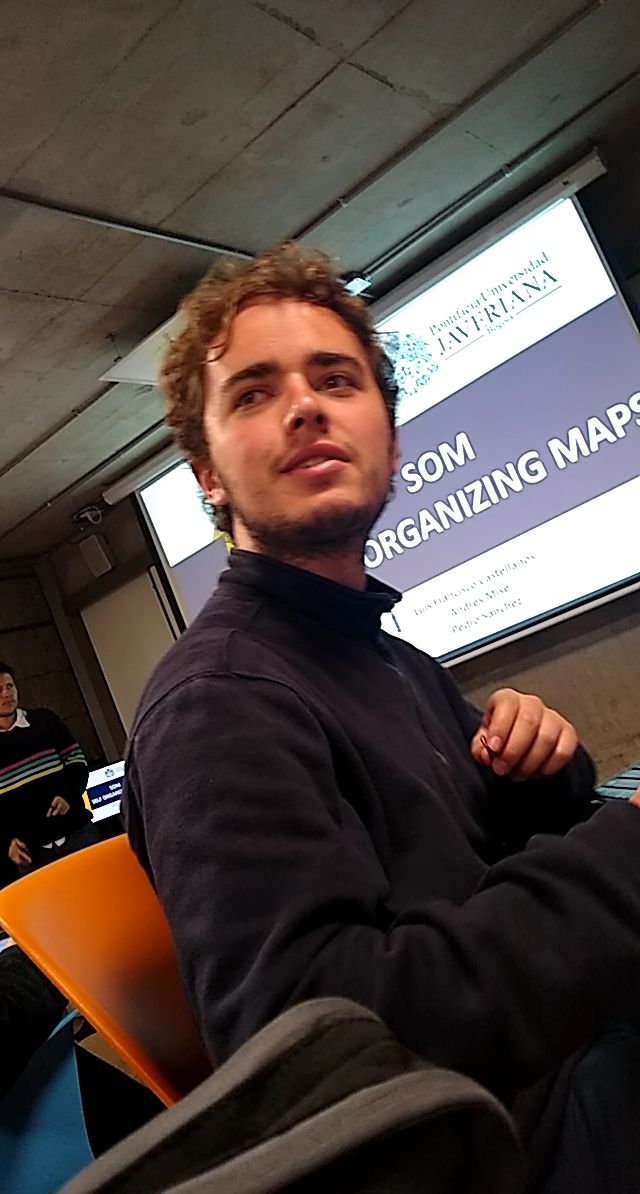
//> input picture metodos/imag/imgyo.jpg, 640 x 1194 px
$ ./otsu ../imag/imgyo.jpg   (built with g++ and OpenCV 4)
//> lines starting //> are read from the running program, lines starting //| are printed output that depends on the picture; after the words box and inside, x2 and y2 are one past the last pixel; in counts of white or black regions, pixels touching at a corner belong together
#include "opencv2/imgproc.hpp"
#include "opencv2/imgcodecs.hpp"
#include "opencv2/highgui.hpp"

#include <math.h>
#include <iostream>

using namespace cv;
using namespace std;

// encuentra la varianza para un color y su peso respectivo
void var(int color[] ,int total,int liminf, int limsup,float & varianza, float & peso)
{
    float promedio = 0;
    int tlocal     = 0;

    varianza = 0 ;
    peso     = 0;

    for ( int a = liminf ; a < limsup ; a ++)
    {
        peso     += color[a];
        promedio += a*color[a];
        tlocal   += color[a];
    }
    peso     /= total;
    promedio /= tlocal;
    for ( int a = liminf ; a < limsup ; a ++)
    {
        varianza += pow((a-promedio), 2 ) + color[a];
    }

    if (tlocal != 0)
    {
        varianza /= tlocal;
    }
    else
    {
        varianza  = 0;
    }
}

// encuentra el umbral optimo, a traves del metodo de otsu
float encontrarUmbral(int color[])
{
    int totalcolor = 0;

    for ( int i  = 0 ; i <= 255 ; i++)
    {
        totalcolor += color[i];
    }
    cout<<totalcolor<<endl;

    float vA  = 0;
    float cvA = 0;

    float pA  = 0;
    float cpA = 0;

    float minv   = 0 ;
    float varmin = 0 ;

    float actv   = 0 ;
    float varact = 0 ;

    for ( int corte  = 1 ; corte <= 255 ; corte++)
    {

        var(color,totalcolor, 0, corte, vA, pA);

        var(color,totalcolor, corte+1, 256,cvA,cpA);


        actv   = corte;
        varact = pA*vA + cpA*cvA;

        if ( corte == 1 )
        {
            minv   = actv;
            varmin = varact;
        }
        else if ( varact < varmin)
        {
            minv   = actv;
            varmin = varact;
        }
    }
    cout<<"umbral optimo en : "<<minv<<" con "<<varmin<<endl;

    return minv;
}

void otsu(Mat &src, Mat &AZ, Mat &VE, Mat &RO)
{
    // vectores de aparicion de intensidades
    int verde[256] = {0};
    int rojo [256] = {0};
    int azul [256] = {0};

    MatIterator_< Vec3b > it, end;
    it  = src.begin< Vec3b >( );
    end = src.end< Vec3b >( );

    for(  ; it != end; ++it) // contar aparicion de cada tonalidad
    {
        azul [(*it)[0]] += 1;
        verde[(*it)[1]] += 1;
        rojo [(*it)[2]] += 1;
    }

    //for (int a = 0 ; a < 256 ; a ++)
    //    cout<<azul[a]<<"   "<<rojo[a]<<"   "<<verde[a]<<endl;

    // se encuentran los umbrales

    float umbAzul  = encontrarUmbral(azul);

    float umbVerde = encontrarUmbral(verde);

    float umbRojo  = encontrarUmbral(rojo);


    // [8 lines of commented-out code are left out]
    it = src.begin< Vec3b >( );
    end = src.end< Vec3b >( );

    MatIterator_< Vec3b > az, ro ,ve, eaz, ero , eve ;

    az = AZ.begin< Vec3b >();
    ro = RO.begin< Vec3b >();
    ve = VE.begin< Vec3b >();

    eaz = AZ.end< Vec3b >();
    ero = RO.end< Vec3b >();
    eve = VE.end< Vec3b >();

    // se recorre la imagen original y en caso de una intensidad ser menor al umbral especifico, se guarda 0, de lo contrario 255
    for(  ; it != end, az != eaz, ro != ero, ve != eve; ++it, ++az, ++ro, ++ve)
    {
        if ( (*it)[0] > umbAzul  ) { (*az)[0] = 255; (*it)[0] = 255 ; } // azul
        else                       { (*az)[0] = 0;   (*it)[0] = 0   ; }

        if ( (*it)[1] > umbRojo  ) { (*ve)[1] = 255; (*it)[0] = 255 ; } // verde
        else                       { (*ve)[1] = 0;   (*it)[0] = 0   ; }

        if ( (*it)[2] > umbVerde ) { (*ro)[2] = 255; (*it)[0] = 255 ; } // rojo
        else                       { (*ro)[2] = 0;   (*it)[0] = 0   ; }
    }

}

int main ( int argc, char** argv )
{
    //const char* imageName = argc >=2 ? argv[1]: "../512x512-Gaussian-Noise.jpg"; // quiero aprender a usar esto
    const char* imageName = argv[1];
    // se carga la imagen
    Mat src = imread( imageName, IMREAD_COLOR ); // Load an image
//> src is the input picture: 1194 rows x 640 cols, CV_8UC3; mean B, G, R 64.8, 69.8, 81.8

    if( src.empty() )
    {
        printf(" Error opening image\n");
        printf(" Program Arguments: [image_name -- default ../512x512-Gaussian-Noise.jpg] \n");
        return -1;
    }

    Mat matGris;
    cvtColor( src, matGris, COLOR_RGB2GRAY);
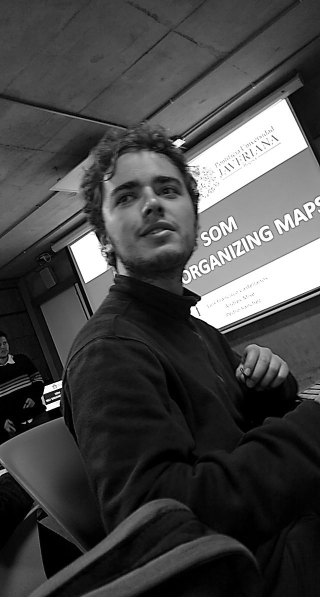
//> matGris: 1194 rows x 640 cols, CV_8UC1 (shown at 1/2 size); min 0, max 255, mean 69.7

    string metodo;
    std::stringstream ss( argv[ 1 ] );
    std::string basename;
    getline( ss, basename, '.' );

    // se les da el mismo tamaño que la imagen original
    Mat AZ(src.rows, src.cols, CV_8UC3, Scalar( 0 , 0 , 0 ));
    Mat RO(src.rows, src.cols, CV_8UC3, Scalar( 0 , 0 , 0 ));
    Mat VE(src.rows, src.cols, CV_8UC3, Scalar( 0 , 0 , 0 ));

    // [7 lines of commented-out code are left out]


    otsu(matGris,AZ,VE,RO);
//> after the loop in otsu, `for(  ; it != end; ++it)`: azul = 256 values, max 29879 at index 255, min 57 at index 215, mean 2985; verde has the same summary as azul; rojo has the same summary as azul
//> the loop in encontrarUmbral, `for ( int i  = 0 ; i <= 255 ; i++)` made 256 passes
//> totalcolor on passes 1 to 3: 19001, 33679, 41976
//> after the loop in encontrarUmbral, `for ( int i  = 0 ; i <= 255 ; i++)`: totalcolor = 764160
//| 764160
//> the loop in encontrarUmbral, `for ( int corte  = 1 ; corte <= 255 ; corte++)` made 255 passes
//> (peso in var, vA, pA, peso in var (second call), cvA, cpA, varact, varmin) on passes 1 to 8: (0.0249, 1, 0.0249, 0.956, 3.94, 0.956, 3.79, 3.79), (0.0441, 1, 0.0441, 0.945, 3.94, 0.945, 3.77, 3.77), (0.0549, 1, 0.0549, 0.935, 3.93, 0.935, 3.73, 3.73), (0.0648, 1, 0.0648, 0.926, 3.93, 0.926, 3.7, 3.7), (0.0738, 1, 0.0738, 0.918, 3.92, 0.918, 3.67, 3.67), (0.0825, 1, 0.0825, 0.908, 3.92, 0.908, 3.64, 3.64), (0.0919, 1, 0.0919, 0.898, 3.91, 0.898, 3.6, 3.6), (0.102, 1, 0.102, 0.886, 3.91, 0.886, 3.57, 3.57)
//> after the loop in encontrarUmbral, `for ( int corte  = 1 ; corte <= 255 ; corte++)`: minv = 115; varmin = 1.5
//| umbral optimo en : 115 con 1.4963
//> in otsu, `float umbAzul  = encontrarUmbral(azul);`: umbAzul = 115
//> the loop in encontrarUmbral (call 2), `for ( int i  = 0 ; i <= 255 ; i++)` made 256 passes
//> totalcolor on passes 1 to 3: 19002, 33680, 41977
//| 764160
//> the loop in encontrarUmbral (call 2), `for ( int corte  = 1 ; corte <= 255 ; corte++)` made 255 passes
//> (peso in var, pA, peso in var (second call), cvA, cpA, varact, varmin) on passes 1 to 8: (0.0249, 0.0249, 0.956, 3.94, 0.956, 3.79, 3.79), (0.0441, 0.0441, 0.945, 3.94, 0.945, 3.77, 3.77), (0.0549, 0.0549, 0.935, 3.93, 0.935, 3.73, 3.73), (0.0648, 0.0648, 0.926, 3.93, 0.926, 3.7, 3.7), (0.0738, 0.0738, 0.918, 3.92, 0.918, 3.67, 3.67), (0.0825, 0.0825, 0.908, 3.92, 0.908, 3.64, 3.64), (0.0919, 0.0919, 0.898, 3.91, 0.898, 3.6, 3.6), (0.102, 0.102, 0.886, 3.91, 0.886, 3.57, 3.57)
//| umbral optimo en : 115 con 1.4963
//| 764160
//| umbral optimo en : 115 con 1.4963
//> after the loop in otsu, `for(  ; it != end, az != eaz, ro != ero, ve != eve; ++it, ++az, ++ro, ..`:
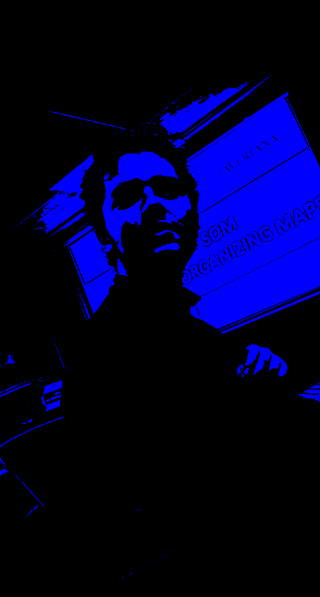
//> AZ: 1194 rows x 640 cols, CV_8UC3 (shown at 1/2 size); mean B, G, R 45, 0, 0
//> after the loop in otsu, `for(  ; it != end, az != eaz, ro != ero, ve != eve; ++it, ++az, ++ro, ..`:
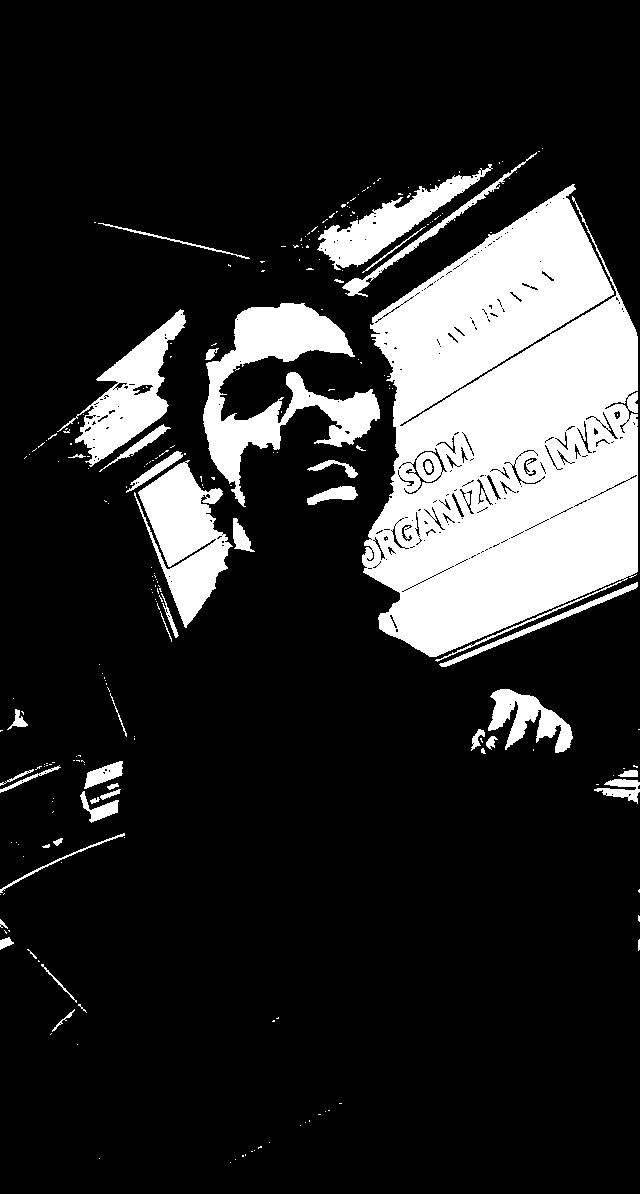
//> src: 1194 rows x 640 cols, CV_8UC1; 17.7% white; 237 white regions (192 under 20 px), largest, box (x1, y1, x2, y2) and area: (362, 184, 638, 662) 90624, (203, 303, 380, 507) 12735, (134, 460, 233, 628) 8191
//> after the loop in otsu, `for(  ; it != end, az != eaz, ro != ero, ve != eve; ++it, ++az, ++ro, ..`:
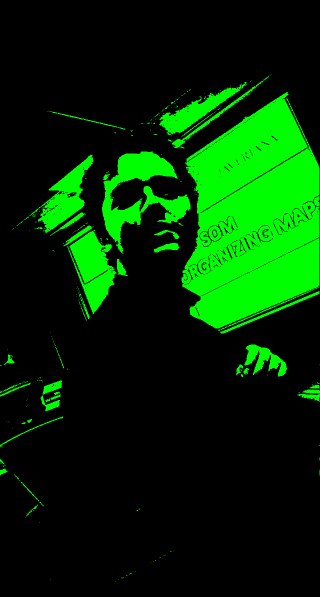
//> VE: 1194 rows x 640 cols, CV_8UC3 (shown at 1/2 size); mean B, G, R 0, 45, 0
//> after the loop in otsu, `for(  ; it != end, az != eaz, ro != ero, ve != eve; ++it, ++az, ++ro, ..`:
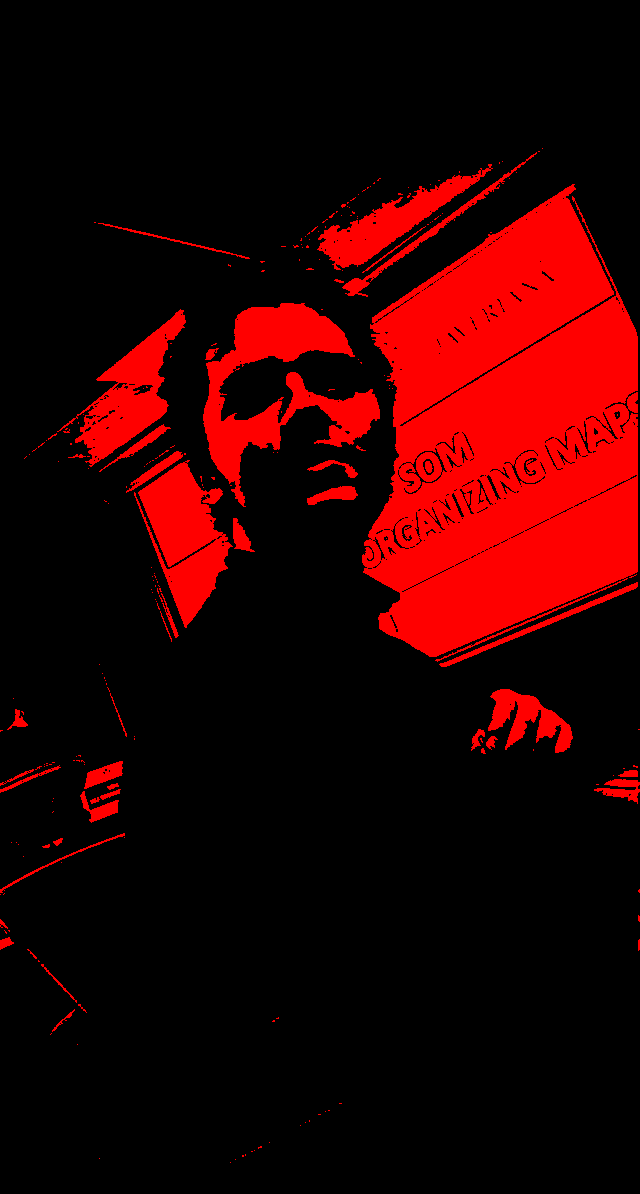
//> RO: 1194 rows x 640 cols, CV_8UC3; mean B, G, R 0, 0, 45
    imwrite(basename+"gris.jpg",  matGris); // tal vez para lograr esto seria chevere de una en un solo llamado ... lo hare cuando tenga mas tiempo

    return 0;
}

$ run again, on metodos/imag/cate.jpg
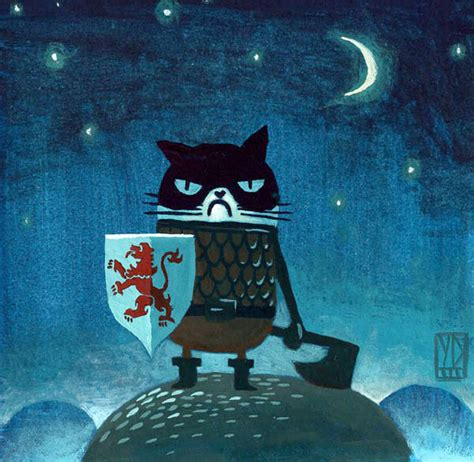
//> input picture metodos/imag/cate.jpg, 474 x 462 px
//> src is the input picture: 462 rows x 474 cols, CV_8UC3; mean B, G, R 113.3, 89.9, 37.6
//> after the loop in otsu, `for(  ; it != end; ++it)`: azul = 256 values, max 2480 at index 69, min 0 at index 0, mean 855.4; verde = 256 values, max 2480 at index 69, min 1 at index 0, mean 855.4; rojo = 256 values, max 2480 at index 69, min 2 at index 0, mean 855.4
//> the loop in encontrarUmbral, `for ( int i  = 0 ; i <= 255 ; i++)` made 256 passes
//> totalcolor on passes 1 to 3: 0, 4, 11
//> after the loop in encontrarUmbral, `for ( int i  = 0 ; i <= 255 ; i++)`: totalcolor = 218988
//| 218988
//> the loop in encontrarUmbral, `for ( int corte  = 1 ; corte <= 255 ; corte++)` made 255 passes
//> (peso in var, vA, pA, peso in var (second call), cvA, cpA, varact, varmin) on passes 4 to 10: (0.000114, 1.33, 0.000114, 1, 8.77, 1, 8.77, 8.77), (0.000311, 1.29, 0.000311, 0.999, 8.73, 0.999, 8.73, 8.73), (0.000872, 1.21, 0.000872, 0.998, 8.7, 0.998, 8.69, 8.69), (0.00196, 1.15, 0.00196, 0.996, 8.67, 0.996, 8.64, 8.64), (0.00379, 1.12, 0.00379, 0.994, 8.64, 0.994, 8.59, 8.59), (0.00637, 1.1, 0.00637, 0.99, 8.61, 0.99, 8.53, 8.53), (0.00961, 1.08, 0.00961, 0.987, 8.57, 0.987, 8.47, 8.47)
//> after the loop in encontrarUmbral, `for ( int corte  = 1 ; corte <= 255 ; corte++)`: minv = 151; varmin = 2.94
//| umbral optimo en : 151 con 2.93602
//> umbAzul = 151
//> the loop in encontrarUmbral (call 2), `for ( int i  = 0 ; i <= 255 ; i++)` made 256 passes
//> totalcolor on passes 1 to 3: 1, 5, 12
//| 218988
//> the loop in encontrarUmbral (call 2), `for ( int corte  = 1 ; corte <= 255 ; corte++)` made 255 passes
//> (peso in var, vA, pA, peso in var (second call), cvA, cpA, varact, varmin) on passes 4 to 10: (0.000119, 1.29, 0.000119, 1, 8.77, 1, 8.77, 8.77), (0.000315, 1.28, 0.000315, 0.999, 8.73, 0.999, 8.73, 8.73), (0.000877, 1.21, 0.000877, 0.998, 8.7, 0.998, 8.69, 8.69), (0.00196, 1.15, 0.00196, 0.996, 8.67, 0.996, 8.64, 8.64), (0.00379, 1.12, 0.00379, 0.994, 8.64, 0.994, 8.59, 8.59), (0.00637, 1.1, 0.00637, 0.99, 8.61, 0.99, 8.53, 8.53), (0.00962, 1.08, 0.00962, 0.987, 8.57, 0.987, 8.47, 8.47)
//| umbral optimo en : 151 con 2.93602
//| 218988
//| umbral optimo en : 151 con 2.93602
//> after the loop in otsu, `for(  ; it != end, az != eaz, ro != ero, ve != eve; ++it, ++az, ++ro, ..`:
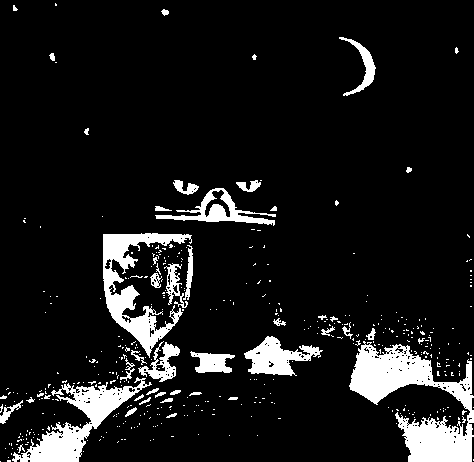
//> src: 462 rows x 474 cols, CV_8UC1; 9.8% white; 422 white regions (379 under 20 px), largest, box (x1, y1, x2, y2) and area: (349, 341, 474, 462) 6484, (103, 233, 192, 358) 3535, (12, 377, 152, 462) 3463
//> after the loop in otsu, `for(  ; it != end, az != eaz, ro != ero, ve != eve; ++it, ++az, ++ro, ..`:
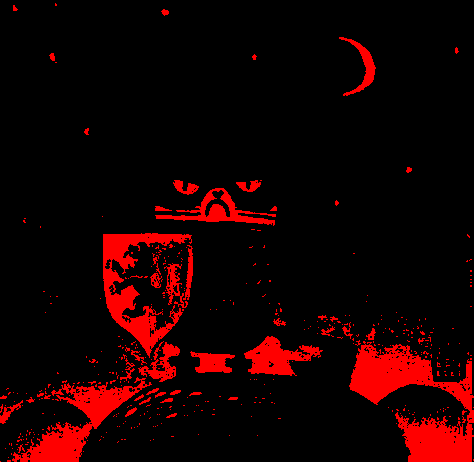
//> RO: 462 rows x 474 cols, CV_8UC3; mean B, G, R 0, 0, 25.1

$ run again, on metodos/imag/cara.jpeg
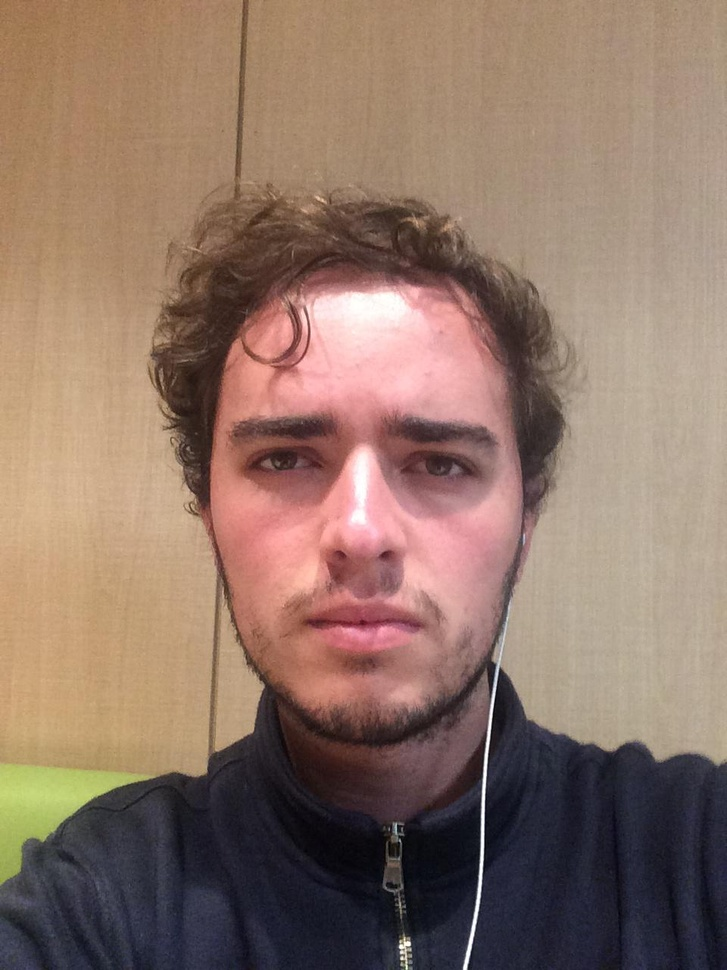
//> input picture metodos/imag/cara.jpeg, 727 x 970 px, shrunk from 960 x 1280 before the run
//> src is the input picture: 970 rows x 727 cols, CV_8UC3; mean B, G, R 103.4, 117.2, 143.2
//> after the loop in otsu, `for(  ; it != end; ++it)`: azul = 256 values, max 11242 at index 166, min 1 at index 0, mean 2754.6; verde = 256 values, max 11242 at index 166, min 2 at index 0, mean 2754.6; rojo = 256 values, max 11242 at index 166, min 3 at index 0, mean 2754.6
//> the loop in encontrarUmbral, `for ( int i  = 0 ; i <= 255 ; i++)` made 256 passes
//> totalcolor on passes 1 to 3: 1, 8, 14
//> after the loop in encontrarUmbral, `for ( int i  = 0 ; i <= 255 ; i++)`: totalcolor = 705190
//| 705190
//> the loop in encontrarUmbral, `for ( int corte  = 1 ; corte <= 255 ; corte++)` made 255 passes
//> (peso in var, vA, pA, peso in var (second call), cvA, cpA, varact, varmin) on passes 7 to 13: (0.000166, 1.43, 0.000166, 1, 2.89, 1, 2.89, 2.89), (0.000318, 1.38, 0.000318, 0.999, 2.87, 0.999, 2.87, 2.87), (0.000632, 1.31, 0.000632, 0.999, 2.85, 0.999, 2.85, 2.85), (0.00121, 1.23, 0.00121, 0.998, 2.84, 0.998, 2.83, 2.83), (0.00219, 1.18, 0.00219, 0.997, 2.82, 0.997, 2.82, 2.82), (0.00345, 1.14, 0.00345, 0.995, 2.81, 0.995, 2.8, 2.8), (0.00491, 1.12, 0.00491, 0.994, 2.79, 0.994, 2.78, 2.78)
//> after the loop in encontrarUmbral, `for ( int corte  = 1 ; corte <= 255 ; corte++)`: minv = 131; varmin = 1.73
//| umbral optimo en : 131 con 1.72602
//> umbAzul = 131
//> the loop in encontrarUmbral (call 2), `for ( int i  = 0 ; i <= 255 ; i++)` made 256 passes
//> totalcolor on passes 1 to 3: 2, 9, 15
//| 705190
//> the loop in encontrarUmbral (call 2), `for ( int corte  = 1 ; corte <= 255 ; corte++)` made 255 passes
//> (peso in var, vA, pA, peso in var (second call), cvA, cpA, varact, varmin) on passes 7 to 11: (0.000167, 1.42, 0.000167, 1, 2.89, 1, 2.89, 2.89), (0.000319, 1.38, 0.000319, 0.999, 2.87, 0.999, 2.87, 2.87), (0.000634, 1.3, 0.000634, 0.999, 2.85, 0.999, 2.85, 2.85), (0.00122, 1.23, 0.00122, 0.998, 2.84, 0.998, 2.83, 2.83), (0.00219, 1.18, 0.00219, 0.997, 2.82, 0.997, 2.82, 2.82)
//| umbral optimo en : 131 con 1.72602
//| 705190
//| umbral optimo en : 131 con 1.72602
//> after the loop in otsu, `for(  ; it != end, az != eaz, ro != ero, ve != eve; ++it, ++az, ++ro, ..`:
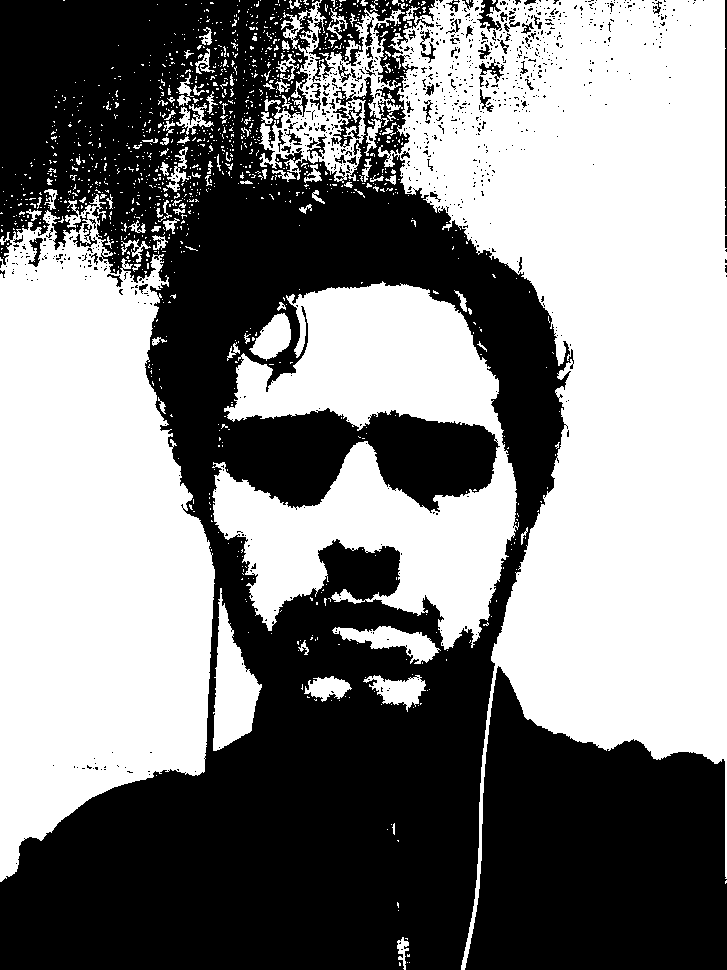
//> src: 970 rows x 727 cols, CV_8UC1; 51.1% white; 935 black regions (864 under 20 px), largest, box (x1, y1, x2, y2) and area: (0, 0, 574, 970) 279609, (465, 666, 727, 970) 57416, (331, 102, 362, 148) 511
//> after the loop in otsu, `for(  ; it != end, az != eaz, ro != ero, ve != eve; ++it, ++az, ++ro, ..`:
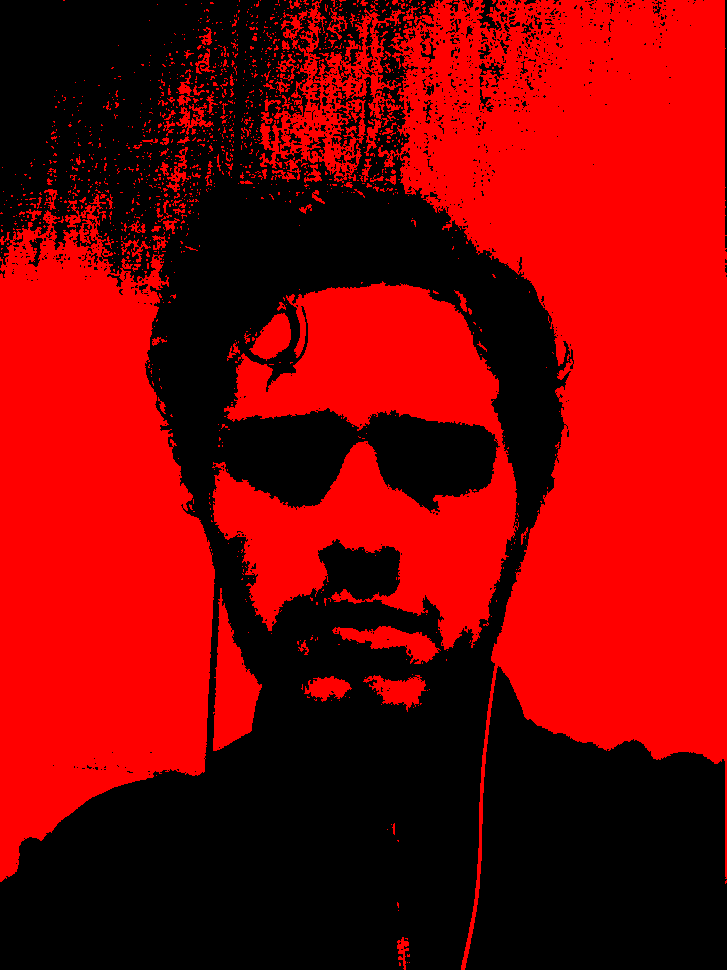
//> RO: 970 rows x 727 cols, CV_8UC3; mean B, G, R 0, 0, 130.3
